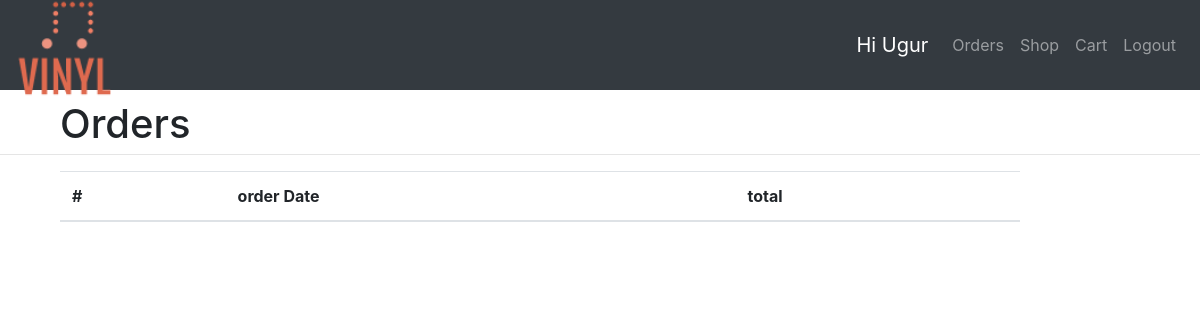
/orders.php (signed in), run on an earlier commit of the app's database.
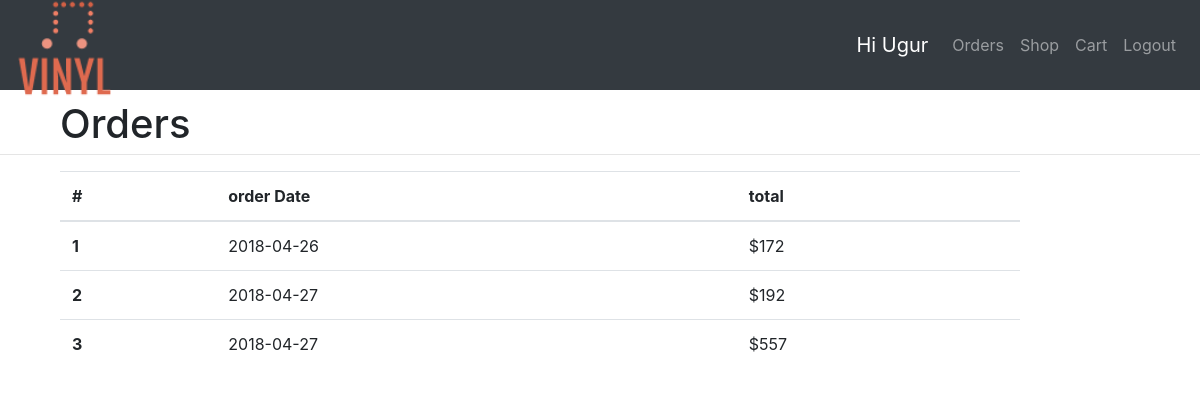
And on a later commit of the database.
### tables this page shows
CREATE TABLE `orders` (
  `orderID` int(11) NOT NULL,
  `orderDate` date NOT NULL,
  `customerID` int(11) NOT NULL,
  `total` int(10) NOT NULL
);

### orders.php (the view, shortened to what this page needs)
<?php
require('connect.php');
?>
<h1 style="width:80%; margin-left:5%; margin-bottom:-10px; margin-top:10px;">Orders</h1>
<hr>
<table class="table" style="width:80%; margin-left:5%;">
  <thead>
    <tr>
      <th scope="col">#</th>
      <th scope="col">order Date</th>
      <th scope="col">total</th>
    </tr>
  </thead>
  <tbody>
    <?php
    $customerID = $_SESSION['customerID'];
    $orderQuery = "SELECT * FROM orders WHERE customerID = '$customerID'";
    if($orderResult = mysqli_query($db, $orderQuery)){
        $count = 1;
        while($orderRow = mysqli_fetch_array($orderResult)){
            echo '<tr>';
            echo '<th scope="row">'. $count .'</th>';
            echo '<td>' .$orderRow['orderDate'] . '</td>';
            echo '<td>$' .$orderRow['total'] . '</td>';
            echo '</tr>';
            $count++;
        }
    }else{
        echo '<h4>You do not have any order history</h4>';
    }
?>
  </tbody>
</table>

What changed in the data, as far as the page shows it:
added orders: orderDate "2018-04-26", total "172"
added orders: orderDate "2018-04-27", total "192"
added orders: orderDate "2018-04-27", total "557"
